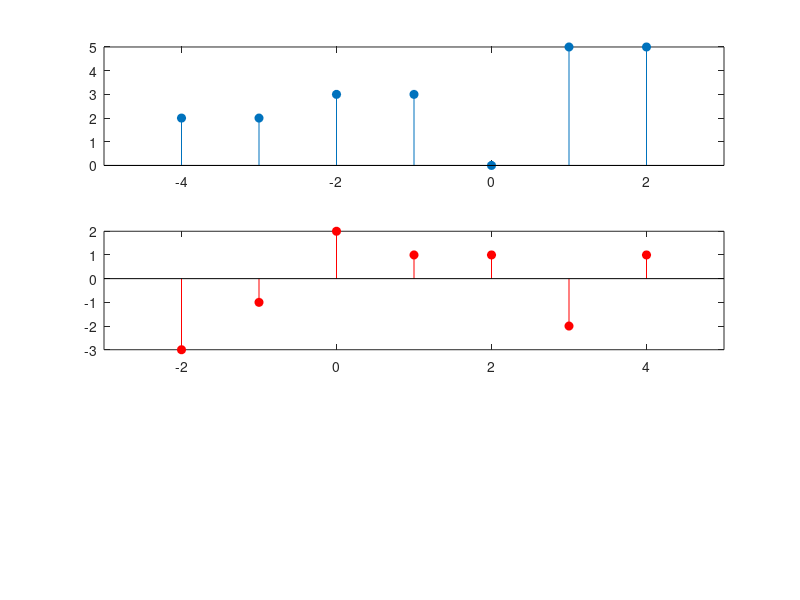

The MATLAB script that drew this image: (Note: this script raises an error after producing the figure.)
n1=-4:2
xn=[2,2,3,3,0,5,5]
n2=-2:4
hn=[-3,-1,2,1,1,-2,1]
subplot(3,1,1)
stem(n1,xn,'filled')
xlim([-5 3])
subplot(3,1,2)
stem(n2,hn,"filled",'r')
xlim([-3 5])
[yn n3]=conv_m(xn,n1,hn,n2)
subplot(3,1,3)
stem(n3,yn,"filled",'k')
yn